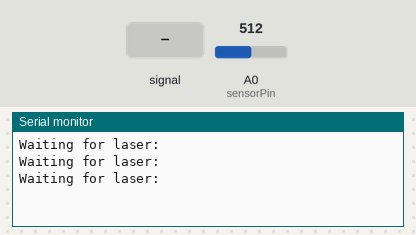
The sketch below on a simulated Arduino Uno, built with avr-gcc and run on an emulated ATmega328P. On the bench: the last lines printed to the serial monitor. Inputs (shaded band) come from the test bench; at power-on: A0 (sensorPin) = 512.

Above: at 1.8 s.
1.9 s: A0 (sensorPin) fed a 200 Hz sine of ±255 counts around its level
At 4.46 s:
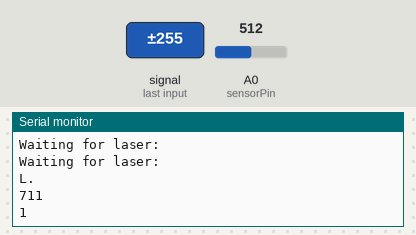
4.9 s: A0 (sensorPin) set to 716
At 4.96 s:
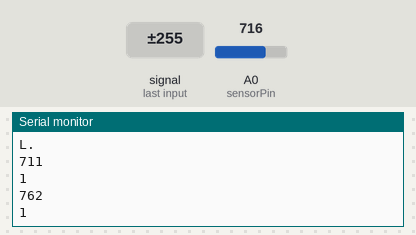
6.4 s: A0 (sensorPin) set to 900
At 6.46 s:
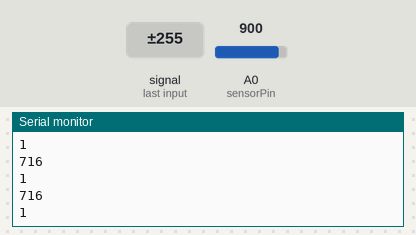
Timing chart, 0 to 9.4 s (numbered marks = the images above; inputs shaded):
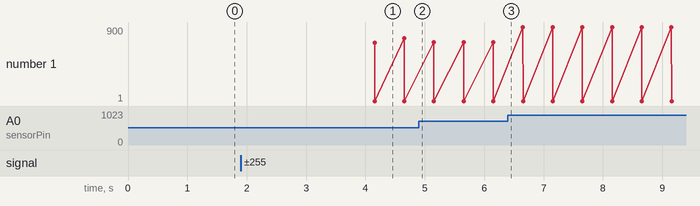

The sketch:

receiver.ino
```cpp
#define BUFFER_SIZE 384
int BUFFER_WRITE_IDX = 0;           // Index of the next element of buff to write to
int BUFFER_READ_IDX = 0;            // Index of the next element of buff to read from
int sensorPin = A0;                 // select the input pin for the PV cell
int sensorValue = 0;                // variable to store the value coming from the sensor
double average;

bool state;
bool cd = false;
//int buff[BUFFER_SIZE];
int count = 0;
/*

t = 0 starts at first 0 outputted by laser (the first 1 is an initialzier, so occurs at t=-1)

       ___     ___     ___         ___     ___ ___
      |   |___|   |___|   |___ ___|   |___|       |
 tx = 1   0   1   0   1   0   0   1   0   1   1
 rx =   1   0   1   0   1   0   0   1   0   1   1
  t =   0   1   2   3   4   5   6   7   8   9


       ___     ___     ___         ___     ___ ___
      |   |___|   |___|   |___ ___|   |___|       |
 tx = 1   0   1   0   1   0   0   1   0   1   1
 rx =       0   1   0   1   0   0   1   0   1   1
  t =     0   1   2   3   4   5   6   7   8   9


*/
//14201

void setup() {
  // put your setup code here, to run once:
  Serial.begin(19200);
  // Get the initial reading for ambient light
  sensorValue = analogRead(sensorPin);
  average = sensorValue;
  delay(1000);

  wait_for_first_1_bit();   // This is Arduino startup (laser automatically lights up on startup)
  delay(1000);
  average = analogRead(sensorPin);  // get ambient lighting (laser off)
  delay(500);
  wait_for_first_1_bit();   // This is first 1 bit sent by laser
  delay(750);   // A cycle and a half, to read in the middle of each cycle
                  // "sample the waveform at intervals" in between the laser command
  Serial.println("L.");
}


//Read  1
//Write 1
void loop() {
    // put your main code here, to run repeatedly:
    sensorValue = analogRead(sensorPin);
    Serial.println(sensorValue);
    //Serial.println(sensorValue);
    // Serial.print("sensorValue: ");
    //Serial.println(sensorValue);
    //Serial.print(" bit: ");
    bool isHigh = isSignalHigh(average, sensorValue);
    Serial.println(isHigh);
   // Serial.print(isHigh);
   // buff[BUFFER_WRITE_IDX] = isHigh ? 1 : 0;
    //Serial.println(BUFFER_WRITE_IDX);
    //Serial.println(buff[BUFFER_WRITE_IDX]);
    // Write 1 (symbolizing HIGH or the laser being in on state) into the buffer
        // Increment the index for writing to the buffer
//    BUFFER_WRITE_IDX++;
//
//    if(count%7==0){
//      //Serial.println(count);
//      uint8_t byte =0;
//      for(int i = 0;i<8;i++){
//       // Serial.println(BUFFER_READ_IDX + i);
//       // Serial.println(buff[BUFFER_READ_IDX + i]);
//         byte |= buff[BUFFER_READ_IDX + i] << (7 - i);
//      }
     // Serial.println();

      //    print

     //     }
     //     Serial.println();
//          Serial.print("message = (char)byte: ");
       //   Serial.println((char)byte);
//      BUFFER_READ_IDX+=8;
//     }
//    count++;
    delay(500);   // the above delay in setup should be 1.5x of this
}


boolean isSignalHigh(double average, double sample) {
  /*
    *  returns true if sensor reading is higher than rolling average,
    *  returns false otherwise
  */
    if (sample - average > 35)
       return true;
    return false;
}

void wait_for_first_1_bit() {
  /*
   *  While loop until laser strikes PV cpell, insert first value (by defintion a 1) into the buffer.
   *  After the first 1 is received, the programs' loop timers should be synchronized.
   */
  bool isHigh = false;
  int count = 0;
  while(!isHigh) {
      // Take average of ambient light until laser turns on
      if(count%2500==0){Serial.println("Waiting for laser: ");}
      sensorValue = analogRead(sensorPin);
      if (isSignalHigh(average,sensorValue)) {
          // Write 1 (symbolizing HIGH or the laser being in on state) into the buffer
          isHigh = true;
          //Serial.println(isHigh);
      }
      count++;
  }
  //delay(50); // half cycle delay here
//  Serial.print("(char)byte: ");
//  Serial.println((char)
}
```

Measured:
- after the input at 1.9 s, the serial monitor: prints a new line after 2.3 s (image 1)
